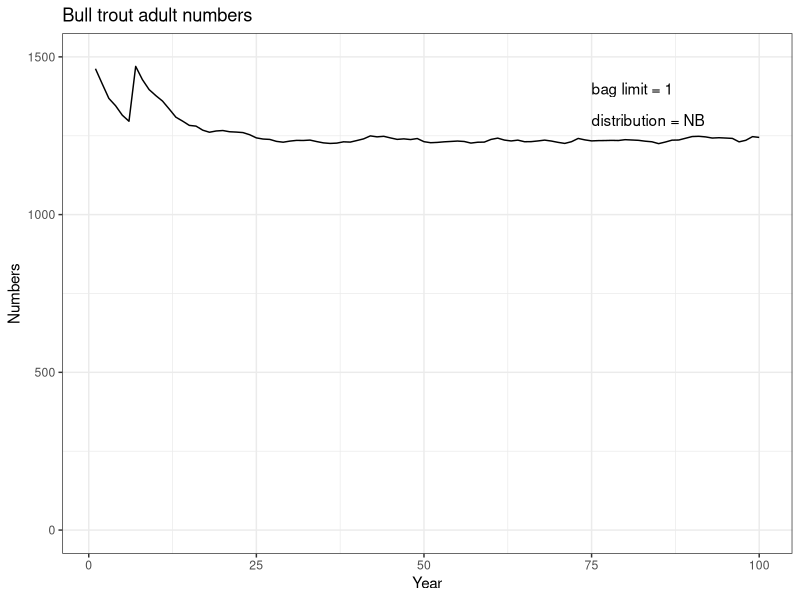

Reproduce this figure in R.
#Unit 3: Assignment 3.3 - testing a bag limt
#
# This code is based on Poisson_NB_Catch.R
# Plots of bull trout abundance over time are added

# Change bag limit from 2 to 1
# Bag = 2, Dist = "P" : adults[100] = 952
# Bag = 1, Dist = "P" : adults[100] = 1093
# Compare Poisson assumption to Negative binomial assumption
# Bag = 2, Dist = "NB": adults[100] = 1111
# Bag = 1, Dist = "NB": adults[100] = 1237

library(ggplot2)

#Steps 1 and 2: Define population variables
ages <- seq(1:15)
btrout <- array(0,dim=c(15,100))
adults <- numeric(100)
bt_len <- numeric(15)
bt_wt <- numeric(15)
mat_age <- 6
fec <- c(-61.288,1.478) 
vB <- c(80,.32,2.29)  
lw <- c(.01,3)       
natmort <- .2 
sr <-  c(.002,.00000125) #values from VB model, not Table 1 in Post et al

#Step 3: Define fishery parameters
vf <- c(.3,1200)     
q <- 0.07  # catchability from Post et al paper (assume this is ha per angler-hr)

# Modifications needed for discrete catch per trip distribution
triplength <- 3.5  # hours per trip
lake_area <- 525   # ha of lake
q_corr <- q * triplength / lake_area  # q in units of 1/trips (i.e., adjust for trip length and area)
trips <- 150 #replace E (effort) with trips
release_fish <- numeric(trips)
bag_limit <- 1
dist_catch <- 'NB'  # P means Poisson, NB means Negative Binomial

hm <- 0.1  # hooking mortality
ncm <-0.1

  
#Step 4: Calculate lengths and weights
bt_len <- vB[1] * (1-exp(-vB[2]*(ages-vB[3])))  #VonB growth
bt_len[1] <- 7.3 #linear growth age 1 and 2 
bt_len[2] <- 11.8
bt_wt <- lw[1]*bt_len^lw[2]

# and calculate age-specific vulnerability
v <- (1 - exp(-vf[1]*bt_len))^vf[2]


#Step 5: initialize numbers
age0 <- 2000
btrout[1,1] <- 1000
for (j in 2:15) {
  btrout[j,1] <- btrout[j-1,1]*(1-natmort)
}
adults[1] <- sum(btrout[6:15,1])

#Step 6: Start a loop over time
for (i in 1:99)  {
  #Steps 7a-e and 8 are modified to model catch per trip as a discrete distibution among trips
  #Step 7a: Calculate average catch per trip
  catch_age <- q_corr * btrout[,i]*v  # by age
  avg_catch <- sum(catch_age)         # all ages
  #Step 7b: Generate a distribution of catches
  if (dist_catch=='P') catch_by_trip <- rpois(trips,avg_catch)  # Poisson
  if (dist_catch=='NB') catch_by_trip <- rnbinom(trips, size=.5, mu=avg_catch) # Negative binomial
  #Step 7c: Check each trip against the bag limit
  for (k in 1:trips) { # sets fish to release if catch > bag
    release_fish[k] <- max(0,catch_by_trip[k]-bag_limit)
  } 
  kept_by_trip <- catch_by_trip - release_fish  # for each trip
  #Step 7d: Adjust catches to reflect trips where bag limit exceeded
  kept_catch <- sum(kept_by_trip)  #sum over trips
  catch_reduce <- kept_catch/avg_catch  #proportion kept
  catch_age_kept <- catch_age * catch_reduce  # numbers kept by age
  #Step 7e: Calculate fish deaths due to hooking mortality
  release_death <- catch_age * (1-catch_reduce) * hm

  #Step 8: Calculate total deaths, use non-instantaneous rates, as per VisBasic model
  deaths <- natmort * btrout[,i] + catch_age_kept + release_death
  
  #Step 9: Apply tautology
  for (j in 15:2) {
    btrout[j,i+1] <- btrout[j-1,i] - deaths[j-1] 
    btrout[1,i+1] <- age0 * (1 - natmort)  #first year losses, no fishing
  } 
  adults[i+1] <- sum(btrout[6:15,i+1])
  #Step 10: Calculate population egg production
  eggs <- sum(btrout[mat_age:15,i]*(fec[1]+fec[2]*bt_wt[mat_age:15])*0.5)
  
  #Step 11: Calculate recruitment using Bev-Holt model
  age0 <- sr[1]*eggs/(1+sr[2]*eggs)
  
#Step 12: End time loop
}

#Step 13: Plot the catch distributions
#deleted

#Step 14: Plot the abundance and harvest time series
Years <- seq(1,100)
PlotNumbers <- ggplot() +
  geom_line(mapping = aes(x=Years, y=adults)) +
  labs(title="Bull trout adult numbers",
       x="Year", y="Numbers") +
  coord_cartesian(ylim=c(0,1500)) +
  annotate(geom="text", x=75, y=1400, hjust=0,
           label=paste('bag limit =',bag_limit, sep=" ")) +
  annotate(geom="text", x=75, y=1300, hjust=0,
           label=paste('distribution =',dist_catch, sep=" ")) +
  theme_bw()
plot(PlotNumbers)


